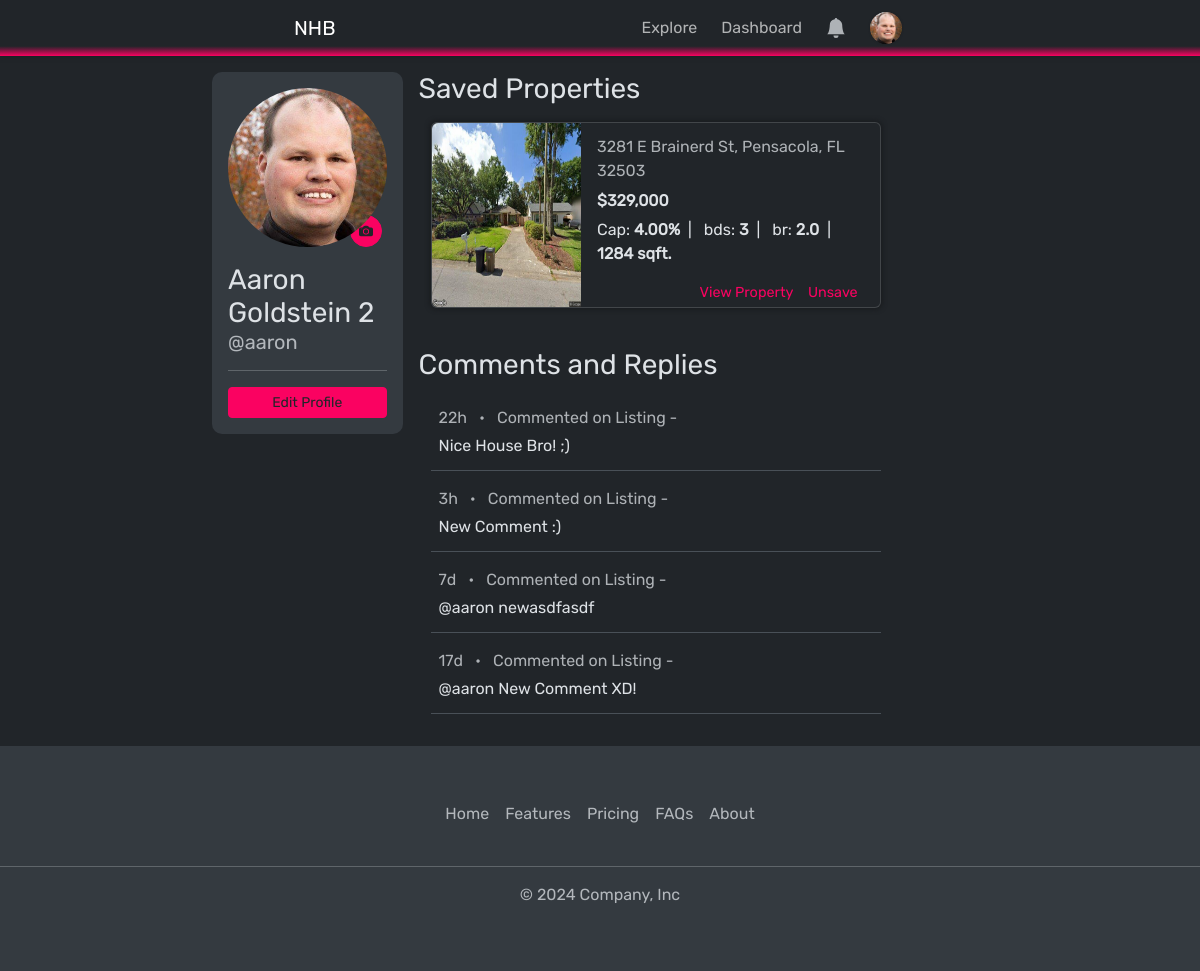
The app's page /profile/user=aaron/ (signed in), older data.
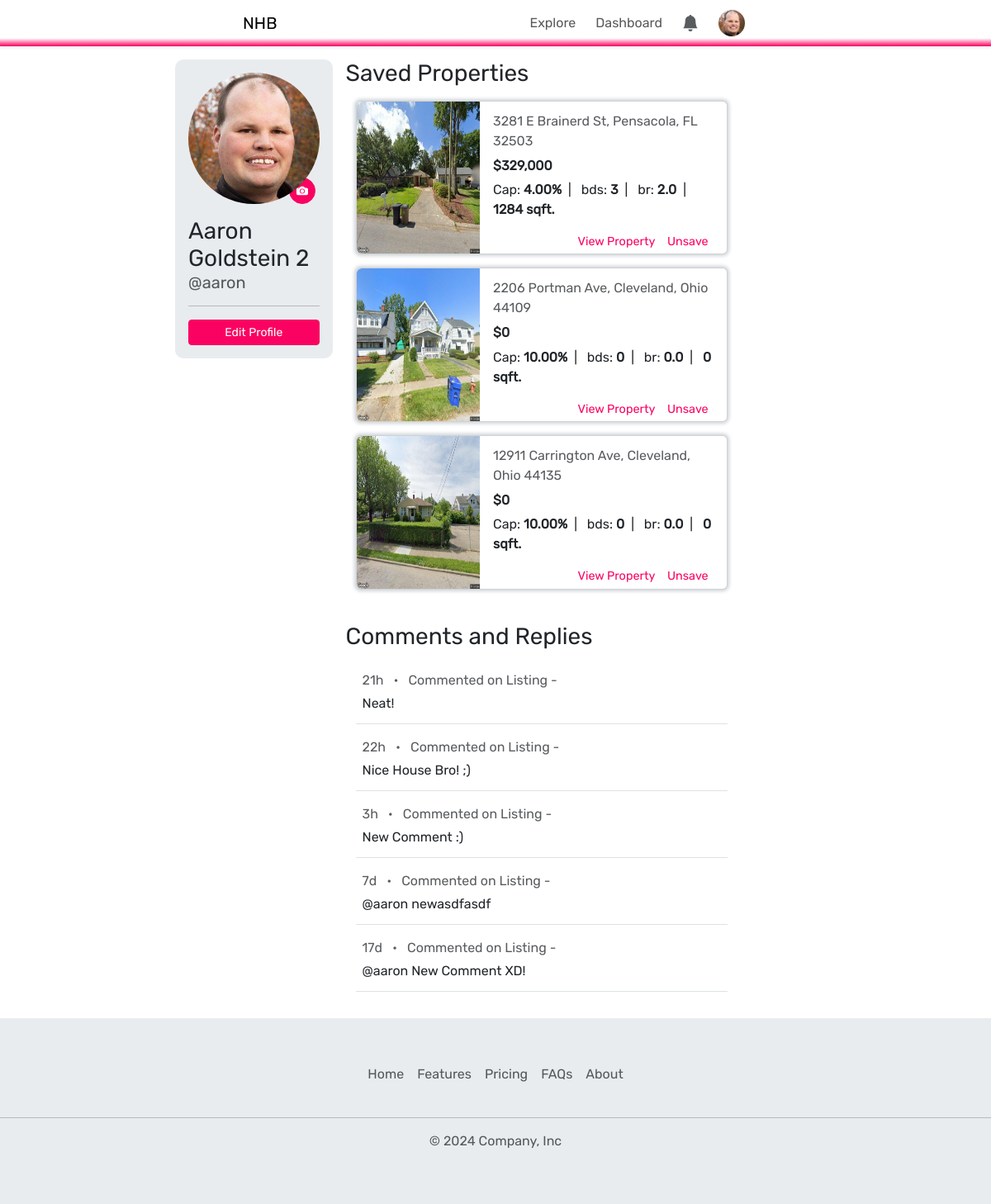
The same page, newer data.
### profiles/models.py (models this page shows, shortened)
class Profile(models.Model):
    user = models.ForeignKey(User, on_delete=models.CASCADE)
    theme = models.CharField(choices=[('light','light'), ('dark','dark')], max_length=100, default='dark')
    goal = models.CharField(choices=GOAL_CHOICES, max_length=100, default='Searching for Investment Property')
    phone_number = models.CharField(max_length=10, blank=True, null=True)
    location = models.CharField(max_length=100, blank=True, null=True)
    profile_picture = models.ImageField(upload_to='profile_pictures', blank=True, null=True)

### property/models.py (models this page shows, shortened)
class SavedProperty(models.Model):
    profile = models.ForeignKey(Profile, on_delete=models.CASCADE)
    property_id = models.CharField(max_length=100)
    address = models.CharField(max_length=250)
    city = models.CharField(max_length=100)
    state = models.CharField(max_length=2)
    zip = models.IntegerField()
    image = models.ImageField(upload_to='property_images/', default='property_images/default/shrek.webp')
    price = models.DecimalField(max_digits=10, decimal_places=2)
    cap_rate = models.DecimalField(max_digits=5, decimal_places=2)
    beds = models.IntegerField()
    baths = models.DecimalField(max_digits=2, decimal_places=1)
    sq_ft = models.IntegerField()
    timestamp = models.DateTimeField(auto_now_add=True)
    archived = models.BooleanField(default=False)
    class Meta:
        constraints = [
            models.UniqueConstraint('profile', 'property_id', name='profile-property_id'),
        ]
    @property
    def endpoint(self):
        return f'/property/detail/state={self.state}&city={self.city}&address={self.address}&zip={self.zip}&id={self.property_id}/'
    @property
    def address_full(self):
        return f'{self.address}, {self.city}, {self.state} {self.zip}'

### comment/models.py (models this page shows, shortened)
class Comment(models.Model):
    profile = models.ForeignKey(Profile, on_delete=models.CASCADE)
    property_id = models.CharField(max_length=100)
    property_address = models.CharField(max_length=250)
    text = models.CharField(max_length=999)
    timestamp = models.DateTimeField(auto_now_add=True)
    updated = models.DateTimeField(auto_now=True)
    archived = models.BooleanField(default=False)
    def detail_page_endpoint(self):
        return f'/property/detail/{self.property_address}/'

### profiles/views.py (the view)
# urls.py: path('user=<str:username>/', views.profile_view, name='profile'),
@login_required(login_url='/account/login/')
def profile_view(request, username:str, *args, **kwargs):
    profile = Profile.objects.get(user__username=username)
    form = UpdateProfileForm(initial={
        'first_name': profile.user.first_name,
        'last_name': profile.user.last_name,
        'email': profile.user.email,
        'phone_number': profile.phone_number,
        'location': profile.location,
        'goal': profile.goal
    })
    return render(request, 'profile/profile-detail.html', {'profile': profile, 'form': form })

### templates/profile/profile-detail.html (shortened to what this page needs)
{% extends "base.html" %}
{% block content %}
{% load time_delta%}
<div class="container col-sm-8 my-4 mx-auto">
    <div class="profile-container">
        <div class="profile-info">
            <div>
                <div class="mb-3 justify-content-center text-center">
                    <div class="profile-picture">
                        {% if user == profile.user %}
                            <label for="file-input"
                            id="mobile-change-picture-button"
                            class="btn btn-sm love rounded-circle"
                            >{% include "icons/camera.html" %}
                            </label>
                        {% endif %}
                        {% if profile.profile_picture %}
                            <img id="profile-img" src="{{ profile.profile_picture.url }}" alt="Profile Picture">
                        {% else %}
                            <img id="profile-img" src="/media/profile_pictures/default/default.png" alt="Profile Picture">
                        {% endif %}
                    </div>
                </div>
                <div id="profile-details">
                    <h3 class="mb-0">{{ profile.user.first_name }} {{ profile.user.last_name }}</h3>
                    <h5 class="text-muted mb-3">@{{ profile.user.username }}</h5>
                </div>
                <hr></hr>
                {% if user == profile.user %}
                <button id="edit-profile-button" class="btn btn-sm love w-100" onclick="ShowUpdateProfileForm()">Edit Profile</button>
                {% endif %}
            </div>
        </div>
        <div class="profile-content">
            <div id="saved-properties" class="mb-4">
                <h3 class="mb-3">Saved Properties</h3>
                <div class="container col-sm-10 m-0">
                    {% for property in profile.savedproperty_set.all %}
                        {% include "profile/partials/saved-property-card.html" %}
                    {% endfor %}
                </div>
            </div>
            <div id="comments">
                <h3 class="mb-3">Comments and Replies</h3>
                <div class="container col-sm-10 m-0">
                    {% for comment in profile.comment_set.all|dictsortreversed:"timestamp" %}
                        <div id="comment-{{ comment.id }}" class="card mb-2 p-2 border-0 border-bottom rounded-0">
                            <p class="text-muted mb-0">
                                {{ comment.timestamp|time_delta }} &ensp;&#8226;&ensp;
                                Commented on Listing -
                            </p>
                            <p id="comment-text-{{comment.id}}" class="card-text my-1 ms-">{{ comment.text }}</p>
                        </div>
                    {% endfor %}
                 </div>
            </div>
        </div>
    </div>
</div>
{% endblock %}

### templates/base.html (shortened to what this page needs)
<!DOCTYPE html>
<html lang="en" data-bs-theme="{% if not user.is_authenticated %}light{% else %}{{ request.user.profile_set.first.theme }}{% endif %}">
<head>
    {% load static %}
    <link rel="stylesheet" type="text/css" href={% static "css/styles.css" %}>
    <link href="https://cdn.jsdelivr.net/npm/bootstrap@5.3.3/dist/css/bootstrap.min.css" rel="stylesheet">
    <link rel="stylesheet" href="https://unpkg.com/leaflet@1.9.4/dist/leaflet.css" />
</head>
<body hx-headers='{"X-CSRFToken": "{{ csrf_token }}"}' hx-ext="ws" ws-connect="/ws/notifications/">
    {% include 'components/nav.html' %}
    {% include 'notifications/toast-container.html' %}
    <div id="app-container" class="pt-5 position-relative" style="min-height: 80vh!important;">
    {% block content %}
    {% endblock %}
    </div>
    {% if not "/explore/" in request.get_full_path %}
        {% include 'components/footer.html' %}
    {% endif %}
</body>
</html>

### templates/components/nav.html (shortened to what this page needs)
{% load is_agent %}
<nav
id="navbar"
class="navbar navbar-expand-lg position-fixed w-100 py-1"
>
    <div class="container-fluid m-0">
        <div class="collapse navbar-collapse justify-content-evenly" id="navbarSupportedContent">
            <a class="navbar-brand px-2" href="/">NHB</a>
            <ul class="navbar-nav mb-2 mb-lg-0">
                <li class="nav-item me-2">
                    <a class="nav-link {% if '/explore/' in request.get_full_path %}active{% endif %}" href="/explore/">
                        Explore
                    </a>
                </li>
                {% if not request.user|is_agent %}
                <li class="nav-item me-2 dropdown">
                    <a class="nav-link dropdown-toggle {% if '/agent/' in request.get_full_path %}active{% endif %}" href="#" role="button" data-bs-toggle="dropdown" aria-expanded="false">
                        Agents
                    </a>
                    <ul id='agent-dropdown' class="dropdown-menu">
                        <li><a class="dropdown-item" href="#">Find an Agent</a></li>
                        <li><hr class="dropdown-divider"></li>
                        <li><a class="dropdown-item" href="/agent/become-an-agent/">Become an Agent</a></li>
                    </ul>
                </li>
                {% else %}
                <li class="nav-item me-2">
                    <a class="nav-link {% if '/agent/' in request.get_full_path %}active{% endif %}" href="/agent/dashboard/">
                        Dashboard
                    </a>
                </li>
                {% endif %}
                {% if not user.is_authenticated %}
                    <li class="nav-item">
                        <a class="nav-link" href="/account/register/">Login / Signup</a>
                    </li>
                    {% else %}
                    <li class="nav-item dropdown h-100 align-items-start me-2 " >
                        <a
                        id="notification-dropdown-tg"
                        class="nav-link dropdown-toggle d-flex align-items-center position-relative"
                        href="#"
                        role="button"
                        data-bs-toggle="dropdown"
                        aria-expanded="false"
                        onclick="clearNotifications()"
                        >
                            <svg id="notification-icon" xmlns="http://www.w3.org/2000/svg" width="20" height="20" fill="white" class="bi bi-bell-fill" viewBox="0 0 16 16">
                                <path d="M8 16a2 2 0 0 0 2-2H6a2 2 0 0 0 2 2m.995-14.901a1 1 0 1 0-1.99 0A5 5 0 0 0 3 6c0 1.098-.5 6-2 7h14c-1.5-1-2-5.902-2-7 0-2.42-1.72-4.44-4.005-4.901"/>
                            </svg>
                        </a>
                    </li>
                    <li class="nav-item dropdown">
                        <a id="profile-dropdown-tg" class="nav-link dropdown-toggle d-flex align-items-center" href="#" role="button" data-bs-toggle="dropdown" aria-expanded="false">
                            <div id="profile-badge-container">
                            {% if not user.profile_set.first.profile_picture %}
                                {% include "icons/profile-icon.html" %}
                            {% else %}
                                <img src="{{ user.profile_set.first.profile_picture.url }}" class="profile-badge me-1" alt="profile picture">
                            {% endif %}
                            </div>
                        </a>
                    </li>
                {% endif %}
            </ul>
        </div>
    </div>
</nav>

### templates/notifications/toast-container.html (shortened to what this page needs)
<div id='toast-container' class="toast-container">
</div>

### templates/profile/partials/update-profile-form.html (shortened to what this page needs)
{% load crispy_forms_tags %}

### templates/profile/partials/saved-property-card.html (shortened to what this page needs)
{% load static %}
{% load currency %}
{% load percentage %}
{% load comma %}
<div id="property-card-{{property.property_id}}" class="card mb-3 w-auto" style="box-shadow: 0 0 4px 2px var(--bs-dark-bg-subtle);">
    <div class="row g-0">
        <div class="col-4 col-md-4">
            <img src="{{property.image.url}}" class="img-fluid rounded-start h-100 card-image" alt="...">
        </div>
        <div class="col-8 col-md-8">
            <div class="card-body h-100  align-items-center py-1 ps-3 pe-2">
                <div class="property-card-details h-75 pt-2">
                    <p class="text-muted mb-2">{{ property.address_full }}</p>
                    <h6 style="font-weight:600;">{{ property.price|currency:0 }}</h6>
                    <p class="mb-2" style="font-size:1rem;">
                        Cap: <strong >{{ property.cap_rate|percentage }}</strong>&ensp;|&ensp;
                        bds: <strong>{{ property.beds }}</strong>&ensp;|&ensp;
                        br: <strong>{{ property.baths }}</strong>&ensp;|&ensp;
                        <strong>{{ property.sq_ft }} sqft.</strong>
                    </p>
                </div>
                <div id="card-button-container" class="d-flex pb-2 h-25">
                    <a style="color:var(--love);" href="{{property.endpoint}}">View Property</a>
                    {% if user == request.user %}
                        <a
                        style="color:var(--love);"
                        hx-post="{% url 'toggle_property_saved' %}"
                        hx-target="#property-card-{{property.property_id}}"
                        hx-vals='{ "view": "profile", "property": { "propertyId": "{{property.property_id}}" }}'
                        hx-swap="outerHTML"
                        >Unsave</a>
                    {% endif %}
                </div>
            </div>
        </div>
    </div>
</div>

### templates/components/footer.html
<footer id="footer" class="py-5 mt-4" style="background-color:var(--bs-secondary-bg)">
  <ul class="nav justify-content-center pb-3 mb-3">
    <li class="nav-item"><a href="/" class="nav-link px-2 text-body-secondary">Home</a></li>
    <li class="nav-item"><a href="#" class="nav-link px-2 text-body-secondary">Features</a></li>
    <li class="nav-item"><a href="#" class="nav-link px-2 text-body-secondary">Pricing</a></li>
    <li class="nav-item"><a href="#" class="nav-link px-2 text-body-secondary">FAQs</a></li>
    <li class="nav-item"><a href="#" class="nav-link px-2 text-body-secondary">About</a></li>
  </ul>
  <hr></hr>
  <p class="text-center text-body-secondary">© 2024 Company, Inc</p>
</footer>

Row changes from the older to the newer data that the page shows:
changed Profile "Aaron": theme "dark" → "light" (drawn)
added SavedProperty: image (picture), address_full "2206 Portman Ave, Cleveland, Ohio 44109", price "$0", cap_rate|percentage "10.00%", beds "0", baths "0.0", sq_ft "0"
added SavedProperty: image (picture), address_full "12911 Carrington Ave, Cleveland, Ohio 44135", price "$0", cap_rate|percentage "10.00%", beds "0", baths "0.0", sq_ft "0"
added Comment: timestamp "21h", text "Neat!"
